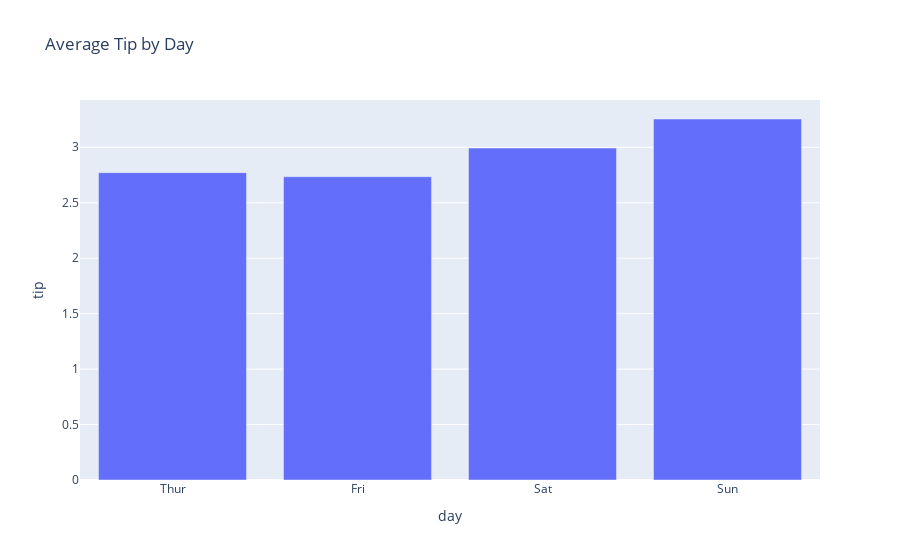

The code cell stored with this chart in its notebook:
### Code cell
mean_tips = tips.groupby('day', as_index=False)['tip'].mean()

fig = px.bar(mean_tips, x='day', y='tip', title='Average Tip by Day')
fig.show()

### Figure 1 — Plotly figure (JSON) as saved in the notebook; plotly's stock layout.template omitted (floating-point values rounded to 4 significant figures)
{"data": [{"alignmentgroup": "True", "hovertemplate": "day=%{x}<br>tip=%{y}<extra></extra>", "legendgroup": "", "marker": {"color": "#636efa", "pattern": {"shape": ""}}, "name": "", "offsetgroup": "", "orientation": "v", "showlegend": false, "textposition": "auto", "type": "bar", "x": ["Thur", "Fri", "Sat", "Sun"], "xaxis": "x", "y": [2.771, 2.735, 2.993, 3.255], "yaxis": "y"}], "layout": {"barmode": "relative", "legend": {"tracegroupgap": 0}, "title": {"text": "Average Tip by Day"}, "xaxis": {"anchor": "y", "domain": [0, 1], "title": {"text": "day"}}, "yaxis": {"anchor": "x", "domain": [0, 1], "title": {"text": "tip"}}}}
